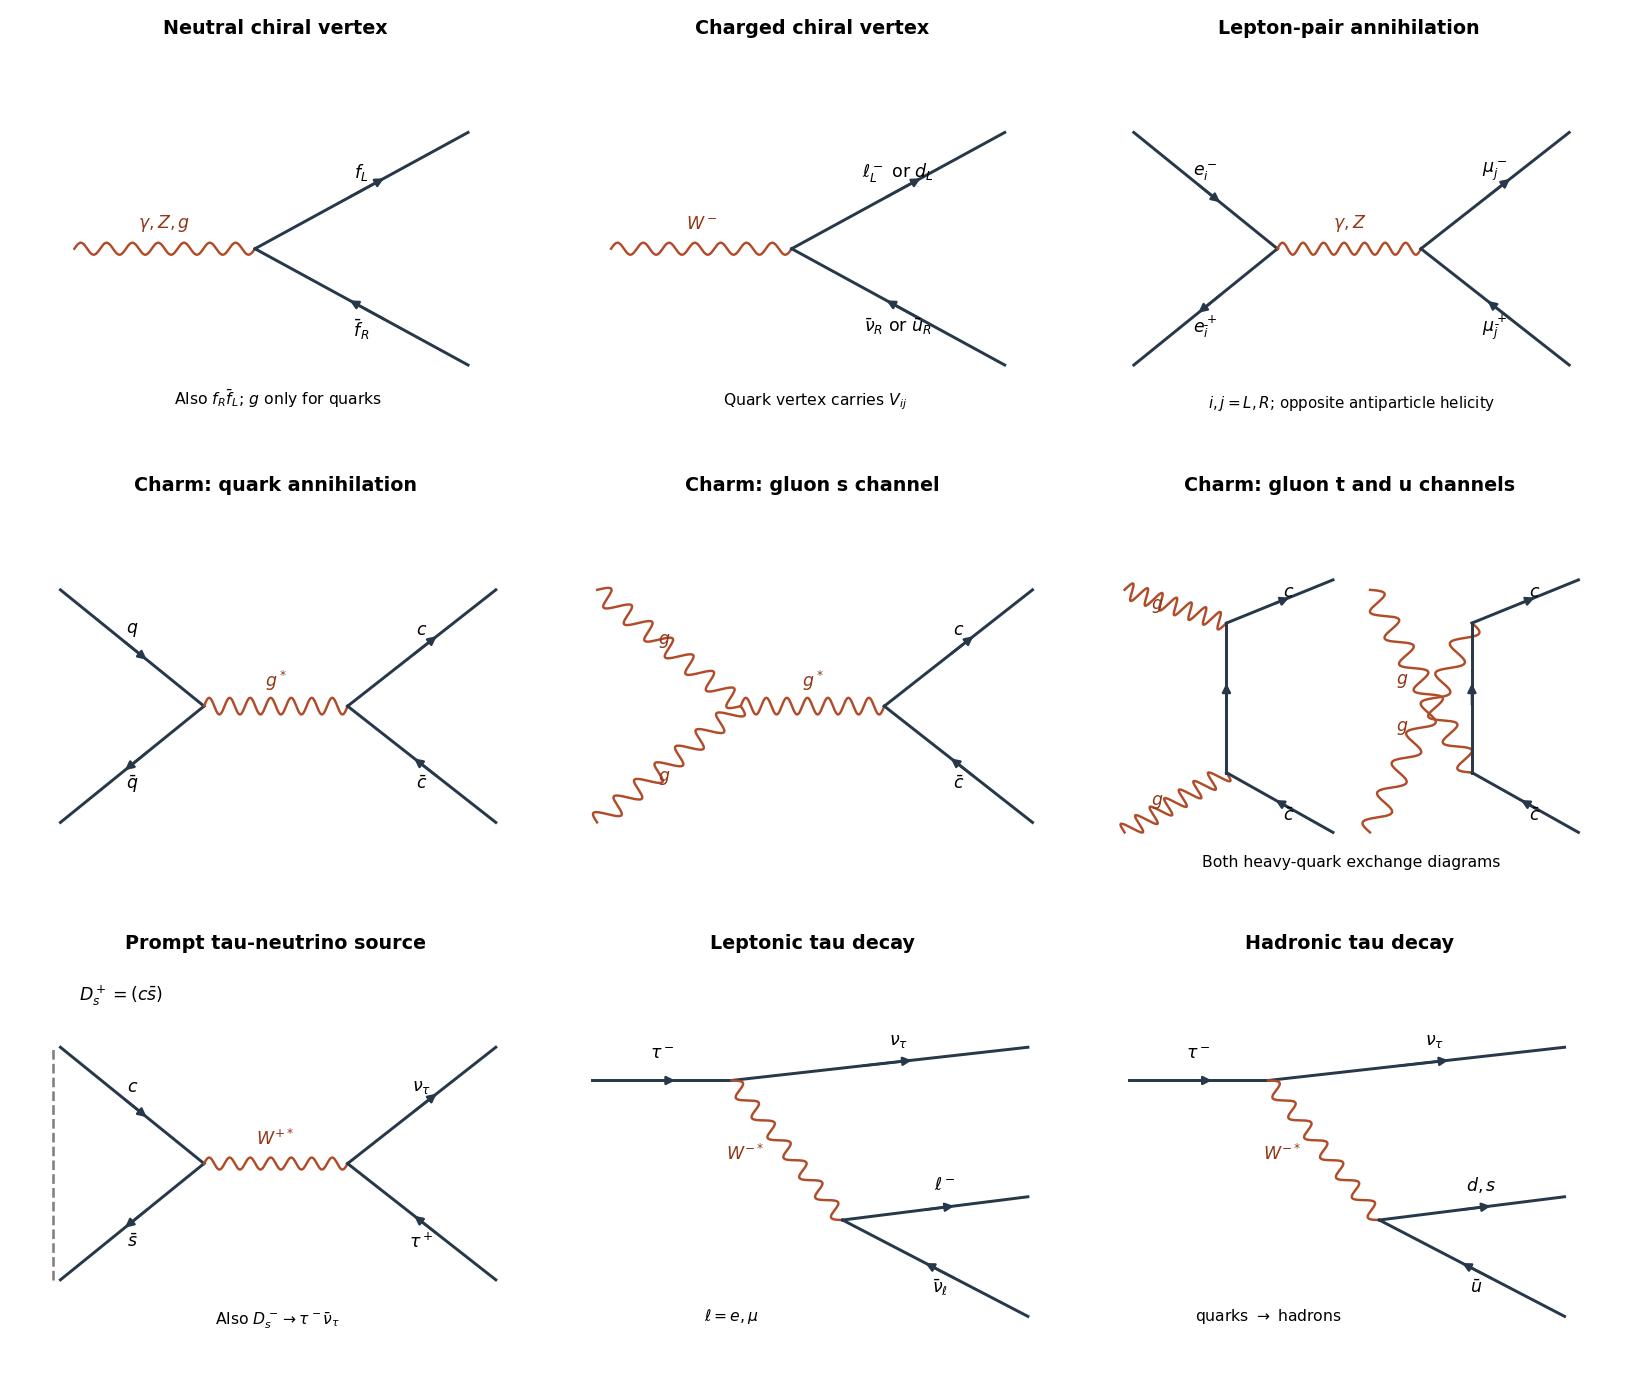

The script that saved this image:
"""Original diagrams. Python 3.14, matplotlib 3.10, numpy 2.3.
Writes only the basename PNG in the CWD.
"""
from pathlib import Path
import numpy as np
import matplotlib
matplotlib.use('Agg')
import matplotlib.pyplot as plt
plt.rcParams.update({'font.size':10,'figure.facecolor':'white'})
fig,axs=plt.subplots(3,3,figsize=(13,11))
def ferm(ax,a,b,label,reverse=False,offset=(0,.055)):
    a,b=np.array(a),np.array(b);v=b-a
    ax.plot([a[0],b[0]],[a[1],b[1]],color='#263849',lw=1.7)
    p,q=a+.43*v,a+.62*v
    if reverse:p,q=q,p
    ax.annotate('',xy=q,xytext=p,arrowprops={'arrowstyle':'-|>','color':'#263849','lw':1.4})
    ax.text(*((a+b)/2+np.array(offset)),label,ha='center',va='center')
def boson(ax,a,b,label,gluon=False,offset=(0,.075)):
    a,b=np.array(a),np.array(b);v=b-a;n=np.array([-v[1],v[0]])/np.linalg.norm(v);t=np.linspace(0,1,300)
    curve=a[None,:]+t[:,None]*v[None,:]+(.025 if gluon else .018)*np.sin(t*14*np.pi)[:,None]*n[None,:]
    ax.plot(curve[:,0],curve[:,1],color='#b14c29',lw=1.4)
    ax.text(*((a+b)/2+np.array(offset)),label,ha='center',va='center',color='#903818')
def annihilation(ax,initial,final,mediator,gluon=False):
    v,w=(.34,.5),(.65,.5)
    ferm(ax,(.03,.85),v,initial[0]);ferm(ax,(.03,.15),v,initial[1],True,offset=(0,-.06))
    boson(ax,v,w,mediator,gluon)
    ferm(ax,w,(.97,.85),final[0]);ferm(ax,w,(.97,.15),final[1],True,offset=(0,-.06))
a=axs[0,0];boson(a,(.06,.5),(.45,.5),r'$\gamma,Z,g$')
ferm(a,(.45,.5),(.91,.85),r'$f_L$');ferm(a,(.45,.5),(.91,.15),r'$\bar f_R$',True,offset=(0,-.07))
a.text(.5,.03,r'Also $f_R\bar f_L$; $g$ only for quarks',ha='center',fontsize=9)
a=axs[0,1];boson(a,(.06,.5),(.45,.5),r'$W^-$')
ferm(a,(.45,.5),(.91,.85),r'$\ell^-_L$ or $d_L$');ferm(a,(.45,.5),(.91,.15),r'$\bar\nu_R$ or $\bar u_R$',True,offset=(0,-.06))
a.text(.5,.03,r'Quark vertex carries $V_{ij}$',ha='center',fontsize=9)
annihilation(axs[0,2],(r'$e^-_i$',r'$e^+_{\bar i}$'),(r'$\mu^-_j$',r'$\mu^+_{\bar j}$'),r'$\gamma,Z$')
axs[0,2].text(.5,.02,r'$i,j=L,R$; opposite antiparticle helicity',ha='center',fontsize=8.7)
annihilation(axs[1,0],(r'$q$',r'$\bar q$'),(r'$c$',r'$\bar c$'),r'$g^*$',True)
a=axs[1,1];boson(a,(.03,.85),(.34,.5),r'$g$',True,(-.01,.02));boson(a,(.03,.15),(.34,.5),r'$g$',True,(-.01,-.04));boson(a,(.34,.5),(.65,.5),r'$g^*$',True)
ferm(a,(.65,.5),(.97,.85),r'$c$');ferm(a,(.65,.5),(.97,.15),r'$\bar c$',True,offset=(0,-.06))
a=axs[1,2]
for x0,cross in [(0,False),(.53,True)]:
    top,bot=(x0+.23,.75),(x0+.23,.3)
    boson(a,(x0+.01,.85 if not cross else .12),top,r'$g$',True,(-.04,0));boson(a,(x0+.01,.12 if not cross else .85),bot,r'$g$',True,(-.04,0))
    ferm(a,bot,top,'',offset=(0,0));ferm(a,top,(x0+.46,.88),r'$c$',offset=(.02,.03));ferm(a,bot,(x0+.46,.12),r'$\bar c$',True,offset=(.02,-.04))
a.text(.5,.015,'Both heavy-quark exchange diagrams',ha='center',fontsize=9)
a=axs[2,0];annihilation(a,(r'$c$',r'$\bar s$'),(r'$\nu_\tau$',r'$\tau^+$'),r'$W^{+*}$')
a.plot([.015,.015],[.15,.85],ls='--',color='gray');a.text(.16,.99,r'$D_s^+=(c\bar s)$',ha='center');a.text(.5,.015,r'Also $D_s^-\to\tau^-\bar\nu_\tau$',ha='center',fontsize=9)
def decay(ax,leptonic):
    v,w=(.32,.75),(.56,.33)
    ferm(ax,(.02,.75),v,r'$\tau^-$',offset=(0,.08));ferm(ax,v,(.96,.85),r'$\nu_\tau$',offset=(.04,.07));boson(ax,v,w,r'$W^{-*}$',offset=(-.09,-.01))
    ferm(ax,w,(.96,.4),r'$\ell^-$' if leptonic else r'$d,s$',offset=(.02,.07));ferm(ax,w,(.96,.04),r'$\bar\nu_\ell$' if leptonic else r'$\bar u$',True,offset=(.01,-.06))
    ax.text(.32,.025,r'$\ell=e,\mu$' if leptonic else r'quarks $\to$ hadrons',ha='center',fontsize=9)
decay(axs[2,1],True);decay(axs[2,2],False)
titles=['Neutral chiral vertex','Charged chiral vertex','Lepton-pair annihilation','Charm: quark annihilation','Charm: gluon s channel','Charm: gluon t and u channels','Prompt tau-neutrino source','Leptonic tau decay','Hadronic tau decay']
for ax,title in zip(axs.flat,titles):
    ax.set(xlim=(-.06,1.05),ylim=(-.08,1.1));ax.axis('off');ax.set_title(title,pad=9,fontsize=11,fontweight='bold')
fig.tight_layout(h_pad=2,w_pad=1.3)
fig.savefig(Path('2015-gauge-and-decay-diagrams.png'),dpi=125,facecolor='white')
